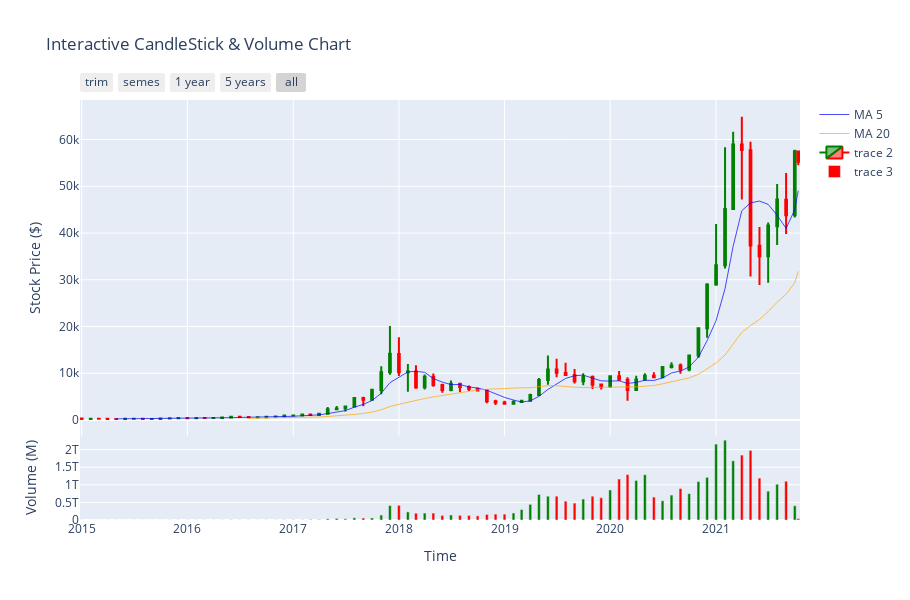

The notebook cell this image was saved under:
### Markdown cell above
Luego, se creó la función _graficar_datos_ con el fin de poder visualizar las carácterística de la serie de tiempo (tendencia,estacionalidad,ciclos y aleatoriedad) con el fin de junto otras visualizaciones (histogramas, boxplots) poder tener un pequeño análisis estadístico descriptivo de tipo de activo elegido

### Code cell
ts.graficar_datos(data)
